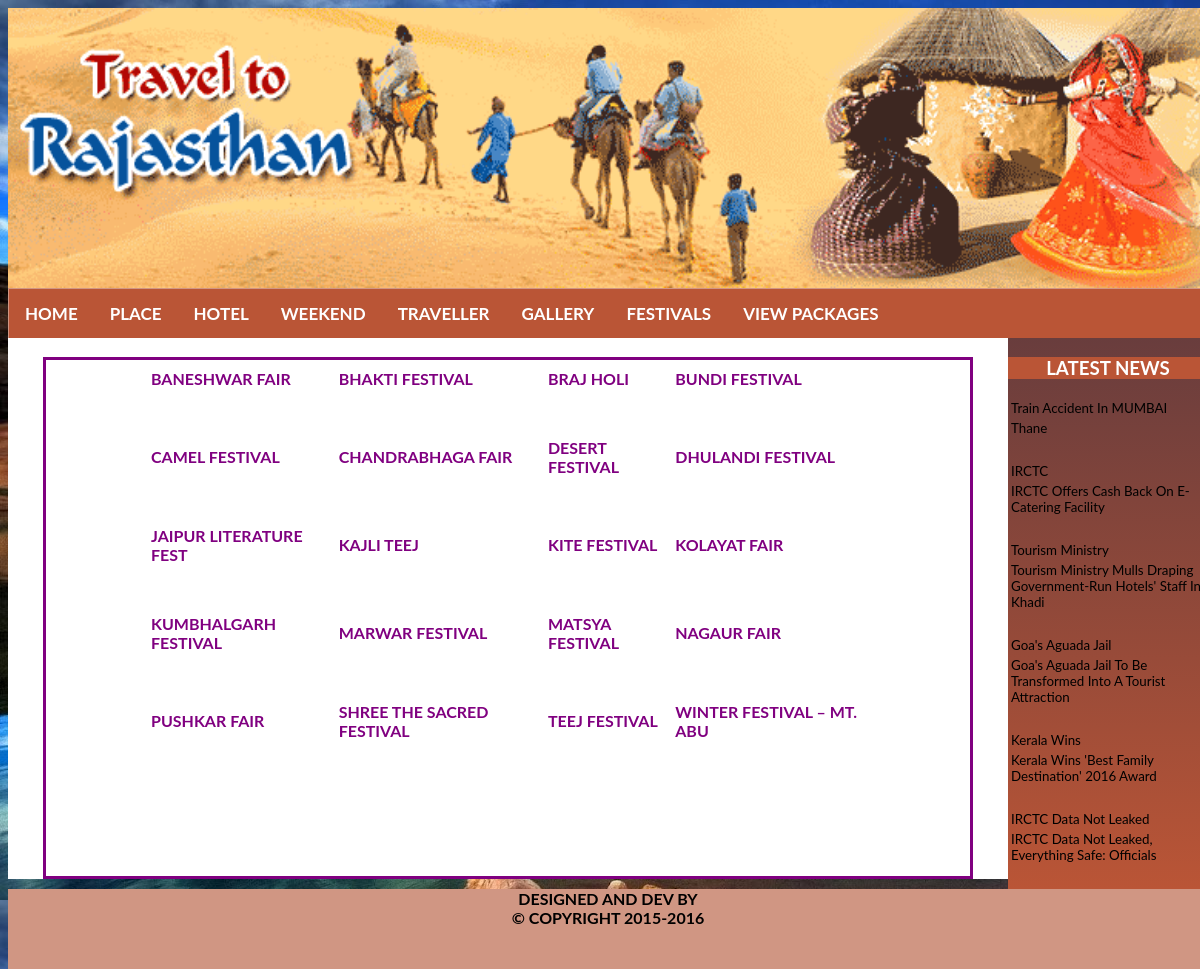
Screenshot of /tourism/user/view_festival.php with the database file from the repository.
### tables this page shows
CREATE TABLE IF NOT EXISTS `festival` (
  `id` int(11) NOT NULL AUTO_INCREMENT,
  `festival` varchar(200) NOT NULL,
  PRIMARY KEY (`id`)
);

CREATE TABLE IF NOT EXISTS `news` (
  `id` int(200) NOT NULL AUTO_INCREMENT,
  `news_name` varchar(200) NOT NULL,
  `description` varchar(200) NOT NULL,
  `photo` varchar(200) NOT NULL,
  PRIMARY KEY (`id`)
);

### tourism/user/view_festival.php (the view, shortened to what this page needs)
<?php
	include('head.php');
	$r=mysql_query("select * from festival order by festival ");
	echo "<br/>
	<fieldset  style='width:900px;margin:Auto;height:500px;border:3px solid purple'>
	<table align='center'  width='80%' ><tr>";
	$count=0;
	while($row=mysql_Fetch_array($r))
	{
		$count++;
		echo "<td><a href='fest_desc.php?a=$row[1]' style='text-decoration:none;
		font-weight:bold;color:purple'>",$row[1],"</a></td>";
		if($count==4)
		{
		echo "</tr>
		<tr><td colspan='4'>&nbsp;</td></tr>
		<tr><td colspan='4'>&nbsp;</td></tr>";
		$count=0;
		}
	}
	echo "</table>";
	include('footer.php');
?>

### tourism/user/footer.php (shortened to what this page needs)
	</div>
					<div id='left'>
						<h3 style='background:#BA5536;color:white' ><center>LATEST NEWS</center></h3>
				<marquee direction='up' scrollamount=6>
					<table height='400px'>
						<?php
							$r=mysql_Query("select * from news");
						while($row=mysql_Fetch_array($r))
							{
								echo "<tr><td style='text-transform:capitalize;
								font-size:10pt'>",$row[1],"</td></tr>";
								echo "<tr><td style='text-transform:capitalize;
								font-size:10pt'>",$row[2],"</td></tr>";
								echo "<tr><td>&nbsp;</td></tr>";
							}
						?>
						</table>
					</marquee>
					</div>
	<div id='footer'>
			DESIGNED AND DEV BY</br>
			&copy; COPYRIGHT 2015-2016
		</div>
	</div>
</body>
</html>

### tourism/user/css/style.css (style rules this page uses)
body { background:url(../images/100.jpg); }
#left { height:auto; width:200px; background:-webkit-linear-gradient(#693D3D,#BA5536); float:right; }
#footer { clear:both; width:1200px; height:80px; background:#D09683; color:black; text-align:center; font-weight:Bold; }

### tourism/user/head.php (style rules this page uses)
body { font-family: "Lato", sans-serif; }

### rows the page displays
festival: festival "BANESHWAR FAIR"
festival: festival "BHAKTI FESTIVAL"
festival: festival "BRAJ HOLI"
festival: festival "BUNDI FESTIVAL"
festival: festival "CAMEL FESTIVAL"
festival: festival "CHANDRABHAGA FAIR"
festival: festival "DESERT FESTIVAL"
festival: festival "DHULANDI FESTIVAL"
festival: festival "JAIPUR LITERATURE FEST"
festival: festival "KAJLI TEEJ"
festival: festival "KITE FESTIVAL"
festival: festival "KOLAYAT FAIR"
festival: festival "KUMBHALGARH FESTIVAL"
festival: festival "MARWAR FESTIVAL"
festival: festival "MATSYA FESTIVAL"
festival: festival "NAGAUR FAIR"
festival: festival "PUSHKAR FAIR"
festival: festival "SHREE THE SACRED FESTIVAL"
festival: festival "TEEJ FESTIVAL"
festival: festival "WINTER FESTIVAL – MT. ABU"
news: news_name "Train Accident In MUMBAI", description "Thane"
news: news_name "IRCTC", description "IRCTC Offers Cash Back On E-Catering Facility"
news: news_name "Tourism Ministry", description "Tourism Ministry Mulls Draping Government-Run Hotels' Staff In Khadi"
news: news_name "Goa's Aguada Jail", description "Goa's Aguada Jail To Be Transformed Into A Tourist Attraction"
news: news_name "Kerala Wins", description "Kerala Wins 'Best Family Destination' 2016 Award"
news: news_name "IRCTC Data Not Leaked", description "IRCTC Data Not Leaked, Everything Safe: Officials"
